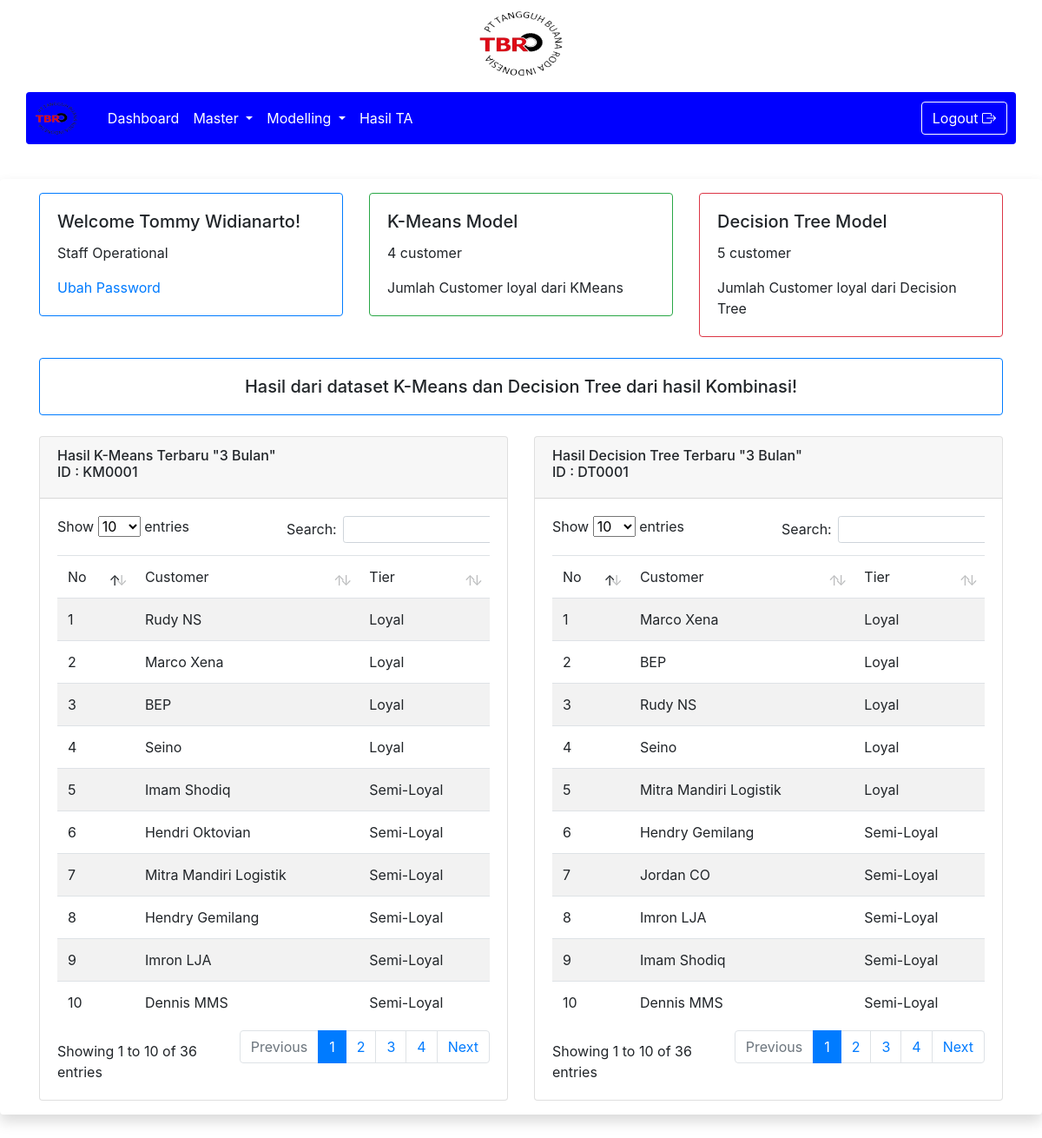
/1/ (signed in), run on the app's committed database.
### tables this page shows
CREATE TABLE `history_predict` (
  `id_history` varchar(12) NOT NULL,
  `metoda` varchar(30) NOT NULL,
  `accuracy` float NOT NULL,
  `foto` varchar(100) NOT NULL,
  `tgl_pred` timestamp NOT NULL DEFAULT current_timestamp(),
  `keterangan` varchar(100) NOT NULL,
  `updated_at` timestamp NULL DEFAULT NULL ON UPDATE current_timestamp()
);

CREATE TABLE `history_kmeans` (
  `id_hkm` int(11) NOT NULL,
  `hkm_customer` varchar(50) NOT NULL,
  `hkm_totalqty` int(11) NOT NULL,
  `hkm_totalharga` bigint(20) NOT NULL,
  `hkm_cluster` int(11) NOT NULL,
  `id_history` varchar(12) NOT NULL
);

CREATE TABLE `history_decisiontree` (
  `id_hdt` int(11) NOT NULL,
  `hdt_customer` varchar(50) NOT NULL,
  `hdt_totalqty` int(11) NOT NULL,
  `hdt_totalharga` bigint(20) NOT NULL,
  `hdt_aktualkm` int(11) NOT NULL,
  `hdt_pred` int(11) NOT NULL,
  `id_history` varchar(12) NOT NULL
);

### 1/index.php (the view, shortened to what this page needs)
<!doctype html>
<html lang="en">
<?php
include __DIR__ .'/proses/prosesdashboard.php';
?>
<head>
    <link rel="stylesheet" href="https://cdn.jsdelivr.net/npm/bootstrap@4.6.2/dist/css/bootstrap.min.css"
>
    <link rel="stylesheet" href="../assets/css/dataTables.bootstrap5.min.css" />
    <link rel="stylesheet"
        href="https://cdnjs.cloudflare.com/ajax/libs/bootstrap-icons/1.10.0/font/bootstrap-icons.min.css">
</head>
<body>
    <?php include 'navbar.php'; ?>
    <br>
    <div class="shadow p-3 mb-5 bg-white rounded">
        <div class="container">
            <div class="row">
                <div class="col-sm-4">
                    <div class="card border-primary mb-4" style="max-width: 25rem;">
                        <div class="card-body">
                            <h5 class="card-title">Welcome <?php echo $_SESSION['nama']; ?>!</h5>
                            <p>Staff Operational</p>
                            <a href="#" data-toggle="modal" data-target="#pwdModal">Ubah Password</a>
                        </div>
                    </div>
                </div>
                <div class="col-sm-4">
                    <div class="card border-success mb-4" style="max-width: 25rem;">
                        <div class="card-body">
                            <?php
                            $kmeanscek = "SELECT id_history, keterangan FROM history_predict WHERE metoda='km' ORDER BY tgl_pred DESC LIMIT 1";
                            $querykmcek = mysqli_query($conn, $kmeanscek);
                            $rowcek = mysqli_fetch_assoc($querykmcek);
                            $ketkm = "0";
                            $idhistorykm = "";
                            if (mysqli_num_rows($querykmcek) == 0) {
                                $isicardkm = 0;
                            } else {
                                $ketkm = $rowcek['keterangan'];
                                $idhistorykm = $rowcek['id_history'];
                                $kmeancount = mysqli_query($conn, "SELECT COUNT(*) AS total FROM history_kmeans WHERE hkm_cluster = 1 and id_history='$idhistorykm'");
                                $rowcountkm = mysqli_fetch_assoc($kmeancount);
                                $isicardkm = $rowcountkm['total'];
                            }
                            ?>
                            <h5 class="card-title">K-Means Model</h5>
                            <p><?php echo $isicardkm ?> customer</p>
                            Jumlah Customer loyal dari KMeans
                        </div>
                    </div>
                </div>
                <div class="col-sm-4">
                    <div class="card border-danger mb-4" style="max-width: 25rem;">
                        <div class="card-body">
                            <?php
                            $dtcek = "SELECT id_history, keterangan FROM history_predict WHERE metoda='dt-dskm' ORDER BY tgl_pred DESC LIMIT 1";
                            $querydtcek = mysqli_query($conn, $dtcek);
                            $rowcekdt = mysqli_fetch_assoc($querydtcek);
                            $ketdt = "0";
                            $idhistorydt = "";
                            if (mysqli_num_rows($querydtcek) == 0) {
                                $isicarddt = 0;
                            } else {
                                $ketdt = $rowcekdt['keterangan'];
                                $idhistorydt = $rowcekdt['id_history'];
                                $dtcount = mysqli_query($conn, "SELECT COUNT(*) AS total FROM history_decisiontree WHERE hdt_pred = 1 and id_history='$idhistorydt'");
                                $rowcountdt = mysqli_fetch_assoc($dtcount);
                                $isicarddt = $rowcountdt['total'];
                            }
                            ?>
                            <h5 class="card-title">Decision Tree Model</h5>
                            <p><?php echo $isicarddt ?> customer</p>
                            Jumlah Customer loyal dari Decision Tree
                        </div>
                    </div>
                </div>
            </div>
            <div class="row">
                <div class="col-lg-12">
                    <div class="card border-primary mb-12">
                        <div class="card-body text-center">
                            <h5 class="m-0">Hasil dari dataset K-Means dan Decision Tree dari hasil Kombinasi!</h5>
                        </div>
                    </div>
                </div>
            </div>
            <br>
            <div class="row">
                <div class="col-lg-6">
                    <div class="card">
                        <div class="card-header">
                        <h6>Hasil K-Means Terbaru  "<?php echo $ketkm ?>"<br>ID : <?php echo $idhistorykm?>  </h6>
                        </div>
                        <div class="card-body">
                            <div class="table-responsive">
                                <table id="example" class="table table-striped data-table" style="width: 100%">
                                    <thead>
                                        <tr>
                                            <td>No</td>
                                            <td>Customer</td>
                                            <td>Tier</td>
                                        </tr>
                                    </thead>
                                    <tbody>
                                        <?php
                                        if (mysqli_num_rows($querykmcek) == 0) {
                                        } else {
                                            ?>
                                            <tr>
                                                <?php
                                                $no = 1;
                                                $isirowkm = mysqli_query($conn, "SELECT hkm_customer, hkm_cluster FROM history_kmeans where id_history='$idhistorykm' ORDER BY hkm_cluster ASC");
                                                while ($rowkmisi = mysqli_fetch_array($isirowkm)) {
                                                    $customerkm = $rowkmisi['hkm_customer'];
                                                    $clusterkm = $rowkmisi['hkm_cluster'] + 1;
                                                    if ($rowkmisi['hkm_cluster'] == 1) {
                                                        $clusterkm = "Loyal";
                                                    } elseif ($rowkmisi['hkm_cluster'] == 2) {
                                                        $clusterkm = "Semi-Loyal";
                                                    } else {
                                                        $clusterkm = "Non-Loyal";
                                                    }
                                                    ?>
                                                    <td><?php echo $no ?></td>
                                                    <td><?php echo $customerkm ?></td>
                                                    <td><?php echo $clusterkm ?></td>
                                                </tr>
                                                <?php
                                                $no++;
                                                }
                                        }
                                        ?>
                                    </tbody>
                                </table>
                            </div>
                        </div>
                    </div>
                </div>
                <div class="col-lg-6">
                    <div class="card">
                        <div class="card-header">
                            <h6>Hasil Decision Tree Terbaru  "<?php echo $ketdt ?>"<br>ID : <?php echo $idhistorydt?>  </h6>
                        </div>
                        <div class="card-body">
                            <div class="table-responsive">
                                <table id="example" class="table table-striped data-table" style="width: 100%">
                                    <thead>
                                        <tr>
                                            <td>No</td>
                                            <td>Customer</td>
                                            <td>Tier</td>
                                        </tr>
                                    </thead>
                                    <tbody>
                                        <?php
                                        if (mysqli_num_rows($querydtcek) == 0) {
                                        } else {
                                            ?>
                                            <tr>
                                                <?php
                                                $nodt = 1;
                                                $isirowdt = mysqli_query($conn, "SELECT hdt_customer, hdt_pred FROM history_decisiontree where id_history='$idhistorydt' ORDER BY hdt_pred ASC");
                                                while ($rowdtisi = mysqli_fetch_array($isirowdt)) {
                                                    $customerdt = $rowdtisi['hdt_customer'];
                                                    if ($rowdtisi['hdt_pred'] == 1) {
                                                        $preddt = "Loyal";
                                                    } elseif ($rowdtisi['hdt_pred'] == 2) {
                                                        $preddt = "Semi-Loyal";
                                                    } else {
                                                        $preddt = "Non-Loyal";
                                                    }
                                                    ?>
                                                    <td><?php echo $nodt ?></td>
                                                    <td><?php echo $customerdt ?></td>
                                                    <td><?php echo $preddt ?></td>
                                                </tr>
                                                <?php
                                                $nodt++;
                                                }
                                        }
                                        ?>
                                    </tbody>
                                </table>
                            </div>
                        </div>
                    </div>
                </div>
            </div>
        </div>
    </div>
</body>
</html>

### data on the page
history_predict: keterangan "3 Bulan", id_history "KM0001"
history_kmeans: hkm_customer "Rudy NS", hkm_cluster "Loyal"
history_kmeans: hkm_customer "Marco Xena", hkm_cluster "Loyal"
history_kmeans: hkm_customer "BEP", hkm_cluster "Loyal"
history_kmeans: hkm_customer "Seino", hkm_cluster "Loyal"
history_kmeans: hkm_customer "Imam Shodiq", hkm_cluster "Semi-Loyal"
history_kmeans: hkm_customer "Hendri Oktovian", hkm_cluster "Semi-Loyal"
history_kmeans: hkm_customer "Mitra Mandiri Logistik", hkm_cluster "Semi-Loyal"
history_kmeans: hkm_customer "Hendry Gemilang", hkm_cluster "Semi-Loyal"
history_kmeans: hkm_customer "Imron LJA", hkm_cluster "Semi-Loyal"
history_kmeans: hkm_customer "Dennis MMS", hkm_cluster "Semi-Loyal"
history_predict: keterangan "3 Bulan", id_history "DT0001"
history_decisiontree: hdt_customer "Marco Xena", hdt_pred "Loyal"
history_decisiontree: hdt_customer "BEP", hdt_pred "Loyal"
history_decisiontree: hdt_customer "Rudy NS", hdt_pred "Loyal"
history_decisiontree: hdt_customer "Seino", hdt_pred "Loyal"
history_decisiontree: hdt_customer "Mitra Mandiri Logistik", hdt_pred "Loyal"
history_decisiontree: hdt_customer "Hendry Gemilang", hdt_pred "Semi-Loyal"
history_decisiontree: hdt_customer "Jordan CO", hdt_pred "Semi-Loyal"
history_decisiontree: hdt_customer "Imron LJA", hdt_pred "Semi-Loyal"
history_decisiontree: hdt_customer "Imam Shodiq", hdt_pred "Semi-Loyal"
history_decisiontree: hdt_customer "Dennis MMS", hdt_pred "Semi-Loyal"

### other printed values
$_SESSION['nama'] "Tommy Widianarto"
$isicardkm "4"
$isicarddt "5"
